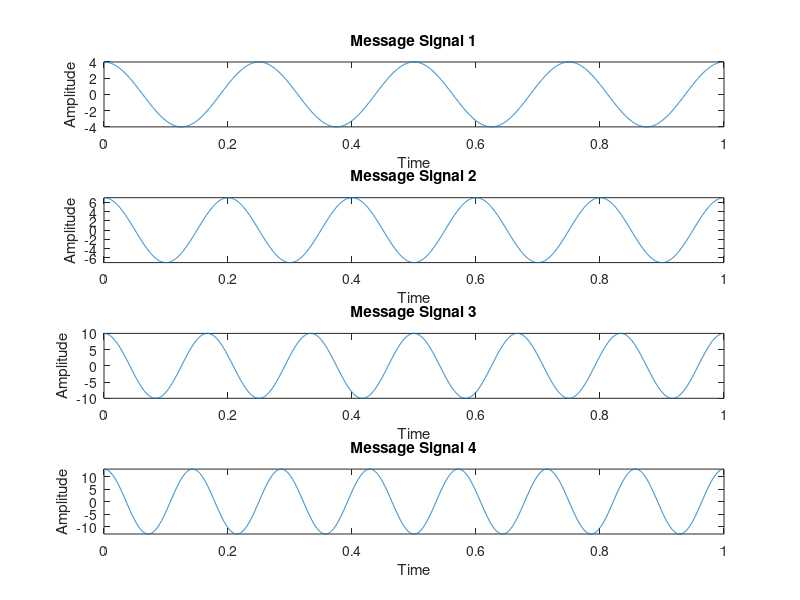
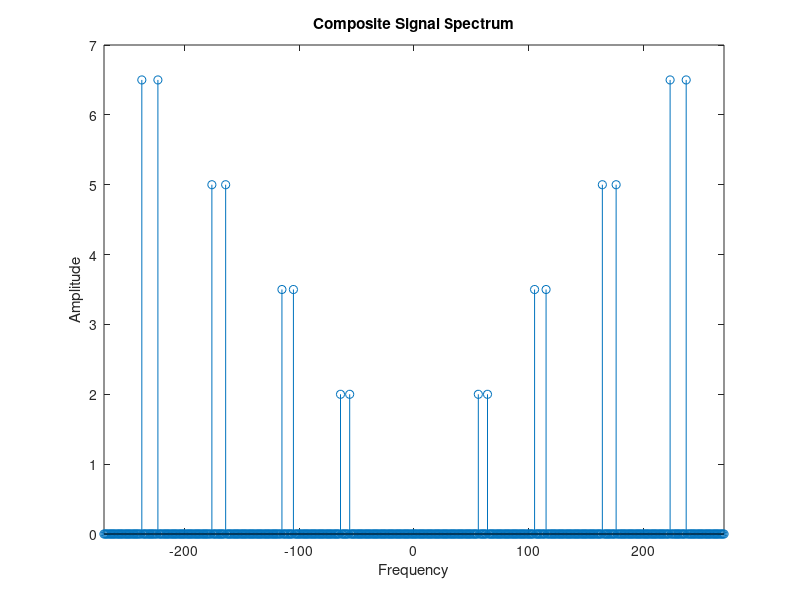
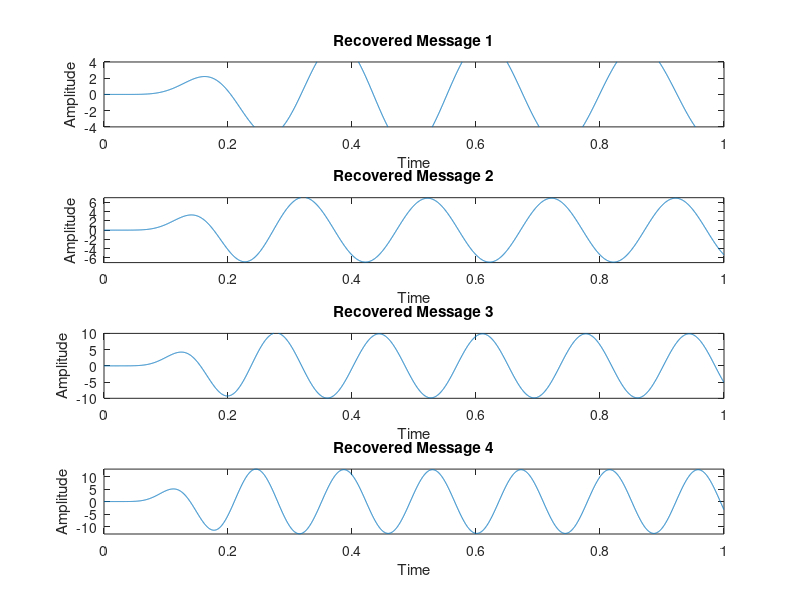
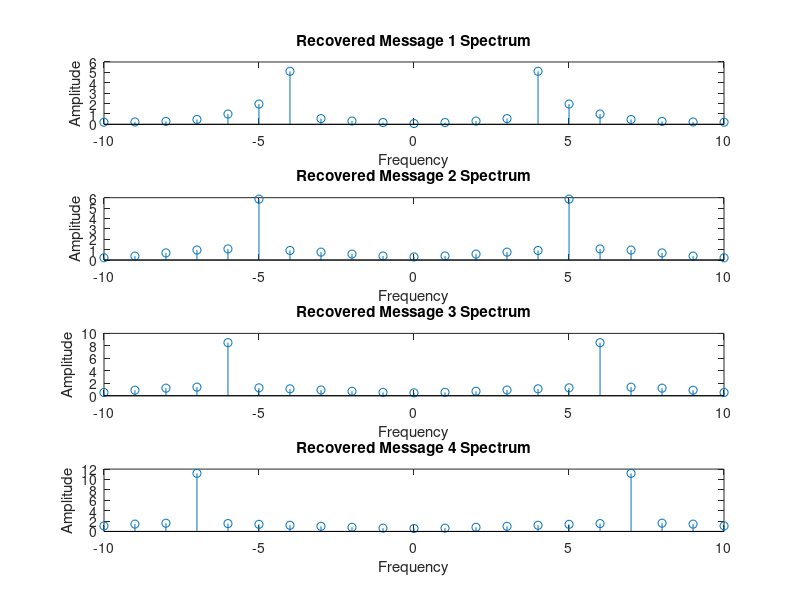

These charts were generated, in order, by the following MATLAB code:
% ======================================================
% Lab Performance Task - Frequency Division Multiplexing (4 Signals)
% ======================================================

clc; clear; close all;

%% User Defined Parameters
F = 2; % Example, replace with actual value
G = 3; % Example, replace with actual value

fs = 4001; % Sampling Frequency
t = 0:1/fs:1-1/fs; % Time axis

%% Message Signal Generation
am1 = F + 2; fm1 = G + 1;
am2 = F + 5; fm2 = G + 2;
am3 = F + 8; fm3 = G + 3;
am4 = F + 11; fm4 = G + 4;

mt1 = am1*cos(2*pi*fm1*t);
mt2 = am2*cos(2*pi*fm2*t);
mt3 = am3*cos(2*pi*fm3*t);
mt4 = am4*cos(2*pi*fm4*t);

%% Carrier Signal Generation
% Choose carriers within 50-250 Hz range and spaced apart
fc1 = 60; fc2 = 110; fc3 = 170; fc4 = 230; 
Cm = 1; % Carrier amplitude

c1 = Cm*cos(2*pi*fc1*t);
c2 = Cm*cos(2*pi*fc2*t);
c3 = Cm*cos(2*pi*fc3*t);
c4 = Cm*cos(2*pi*fc4*t);

%% Amplitude Modulation (DSB-SC)
s1 = mt1 .* c1;
s2 = mt2 .* c2;
s3 = mt3 .* c3;
s4 = mt4 .* c4;

%% Composite Signal (FDM)
x = s1 + s2 + s3 + s4;

%% Plot Time Domain of Message Signals
figure
subplot(4,1,1); plot(t, mt1); title('Message Signal 1'); xlabel('Time'); ylabel('Amplitude'); ylim([-am1 am1])
subplot(4,1,2); plot(t, mt2); title('Message Signal 2'); xlabel('Time'); ylabel('Amplitude'); ylim([-am2 am2])
subplot(4,1,3); plot(t, mt3); title('Message Signal 3'); xlabel('Time'); ylabel('Amplitude'); ylim([-am3 am3])
subplot(4,1,4); plot(t, mt4); title('Message Signal 4'); xlabel('Time'); ylabel('Amplitude'); ylim([-am4 am4])

%% Frequency Axis
f = fs/2*linspace(-1,1,fs);

%% FFT of Composite Signal
X = abs(fftshift(fft(x)))/(fs/2);
figure
stem(f,X); title('Composite Signal Spectrum'); xlabel('Frequency'); ylabel('Amplitude'); xlim([-270 270])

%% Bandpass Filtering (Demultiplexing)
[num1, den1] = butter(5, [(fc1-fm1-5)/(fs/2),(fc1+fm1+5)/(fs/2)]);
[num2, den2] = butter(5, [(fc2-fm2-5)/(fs/2),(fc2+fm2+5)/(fs/2)]);
[num3, den3] = butter(5, [(fc3-fm3-5)/(fs/2),(fc3+fm3+5)/(fs/2)]);
[num4, den4] = butter(5, [(fc4-fm4-5)/(fs/2),(fc4+fm4+5)/(fs/2)]);

bpf1 = filter(num1, den1, x);
bpf2 = filter(num2, den2, x);
bpf3 = filter(num3, den3, x);
bpf4 = filter(num4, den4, x);

%% Mixing with Carrier for Demodulation
z1 = 2 * bpf1 .* c1;
z2 = 2 * bpf2 .* c2;
z3 = 2 * bpf3 .* c3;
z4 = 2 * bpf4 .* c4;

%% Lowpass Filtering to Recover Messages
[num_lp1, den_lp1] = butter(5, (fm1+3)/(fs/2));
[num_lp2, den_lp2] = butter(5, (fm2+3)/(fs/2));
[num_lp3, den_lp3] = butter(5, (fm3+3)/(fs/2));
[num_lp4, den_lp4] = butter(5, (fm4+3)/(fs/2));

rec1 = filter(num_lp1, den_lp1, z1);
rec2 = filter(num_lp2, den_lp2, z2);
rec3 = filter(num_lp3, den_lp3, z3);
rec4 = filter(num_lp4, den_lp4, z4);

%% Plot Received Signals (Time Domain)
figure
subplot(4,1,1); plot(t, rec1); title('Recovered Message 1'); xlabel('Time'); ylabel('Amplitude'); ylim([-am1 am1])
subplot(4,1,2); plot(t, rec2); title('Recovered Message 2'); xlabel('Time'); ylabel('Amplitude'); ylim([-am2 am2])
subplot(4,1,3); plot(t, rec3); title('Recovered Message 3'); xlabel('Time'); ylabel('Amplitude'); ylim([-am3 am3])
subplot(4,1,4); plot(t, rec4); title('Recovered Message 4'); xlabel('Time'); ylabel('Amplitude'); ylim([-am4 am4])

%% Plot Frequency Domain of Received Signals
R1 = abs(fftshift(fft(rec1)))/(fs/2);
R2 = abs(fftshift(fft(rec2)))/(fs/2);
R3 = abs(fftshift(fft(rec3)))/(fs/2);
R4 = abs(fftshift(fft(rec4)))/(fs/2);

figure
subplot(4,1,1); stem(f, R1); title('Recovered Message 1 Spectrum'); xlabel('Frequency'); ylabel('Amplitude'); xlim([-10 10])
subplot(4,1,2); stem(f, R2); title('Recovered Message 2 Spectrum'); xlabel('Frequency'); ylabel('Amplitude'); xlim([-10 10])
subplot(4,1,3); stem(f, R3); title('Recovered Message 3 Spectrum'); xlabel('Frequency'); ylabel('Amplitude'); xlim([-10 10])
subplot(4,1,4); stem(f, R4); title('Recovered Message 4 Spectrum'); xlabel('Frequency'); ylabel('Amplitude'); xlim([-10 10])
